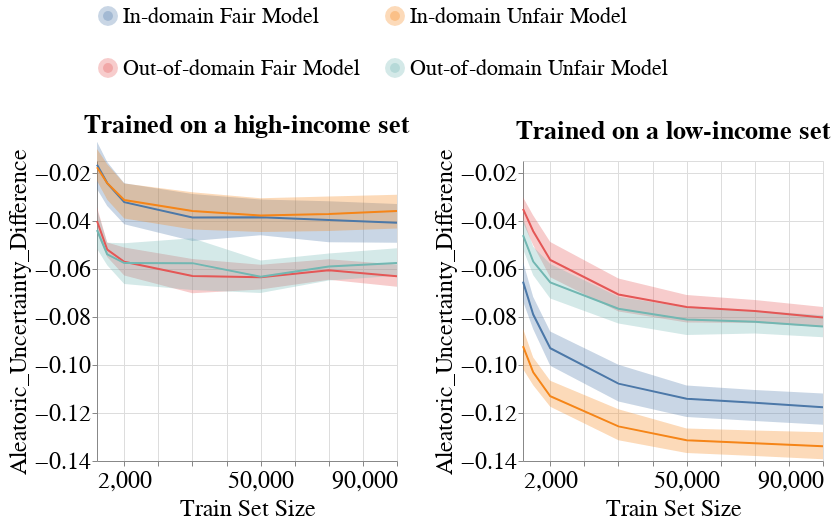

Notebook code for this chart:
### Code cell
create_group_metric_line_bands_per_dataset_plot(metrics_per_exp_dct=metrics_per_exp_dct,
                                                experiment_names=EXPERIMENT_NAMES,
                                                model_name=MODEL_NAMES[0],
                                                metric_type='group',
                                                metric_name='Aleatoric_Uncertainty_Parity',
                                                group_name=SENSITIVE_ATTR_FOR_DISPARITY_METRICS,
                                                ylim=[-0.14, -0.015],
                                                with_band=True)

### Figure 1 — Vega-Lite specification as saved in the notebook (floating-point values rounded to 4 significant figures; data arrays with more than 128 entries replaced by an {"elided": "..."} marker saying what was removed)
{"config": {"view": {"continuousWidth": 400, "continuousHeight": 300}, "axis": {"labelFontSize": 24, "labelFontWeight": "normal", "titleFontSize": 24, "titleFontWeight": "normal"}, "legend": {"columns": 2, "direction": "horizontal", "labelFontSize": 22, "labelLimit": 400, "orient": "top", "symbolStrokeWidth": 10, "titleAnchor": "middle", "titleFontSize": 24, "titleLimit": 300}, "title": {"fontSize": 22}}, "vconcat": [{"hconcat": [{"layer": [{"mark": {"type": "errorband", "extent": "ci"}, "encoding": {"color": {"field": "Extended_Model_Name", "type": "nominal"}, "x": {"axis": {"labelExpr": "(datum.value == 5000) || (datum.value == 10000) ? '2,000' : datum.label"}, "field": "Train_Set_Size", "scale": {"nice": false}, "title": "Train Set Size", "type": "quantitative"}, "y": {"field": "Metric_Value", "scale": {"domain": [-0.14, -0.015], "zero": false}, "title": "Aleatoric_Uncertainty_Difference", "type": "quantitative"}}}, {"mark": "line", "encoding": {"color": {"field": "Extended_Model_Name", "title": null, "type": "nominal"}, "x": {"axis": {"labelExpr": "(datum.value == 5000) || (datum.value == 10000) ? '2,000' : datum.label"}, "field": "Train_Set_Size", "scale": {"nice": false}, "title": "Train Set Size", "type": "quantitative"}, "y": {"aggregate": "mean", "field": "Metric_Value", "scale": {"domain": [-0.14, -0.015], "zero": false}, "title": "Aleatoric_Uncertainty_Difference", "type": "quantitative"}}}], "height": 300, "title": {"text": "Trained on a high-income set", "fontSize": 26}, "width": 300}, {"layer": [{"mark": {"type": "errorband", "extent": "ci"}, "encoding": {"color": {"field": "Extended_Model_Name", "type": "nominal"}, "x": {"axis": {"labelExpr": "(datum.value == 5000) || (datum.value == 10000) ? '2,000' : datum.label"}, "field": "Train_Set_Size", "scale": {"nice": false}, "title": "Train Set Size", "type": "quantitative"}, "y": {"field": "Metric_Value", "scale": {"domain": [-0.14, -0.015], "zero": false}, "title": "Aleatoric_Uncertainty_Difference", "type": "quantitative"}}}, {"mark": "line", "encoding": {"color": {"field": "Extended_Model_Name", "title": null, "type": "nominal"}, "x": {"axis": {"labelExpr": "(datum.value == 5000) || (datum.value == 10000) ? '2,000' : datum.label"}, "field": "Train_Set_Size", "scale": {"nice": false}, "title": "Train Set Size", "type": "quantitative"}, "y": {"aggregate": "mean", "field": "Metric_Value", "scale": {"domain": [-0.14, -0.015], "zero": false}, "title": "Aleatoric_Uncertainty_Difference", "type": "quantitative"}}}], "data": {"name": "data-7e22215489dab8535d28bd918794498a"}, "height": 300, "title": {"text": "Trained on a low-income set", "fontSize": 26}, "width": 300}]}], "data": {"name": "data-1c67c5080257ba9b4bccd55ce30c43a5"}, "$schema": "https://vega.github.io/schema/vega-lite/v4.17.0.json", "datasets": {"data-1c67c5080257ba9b4bccd55ce30c43a5": {"elided": "168 records"}, "data-7e22215489dab8535d28bd918794498a": {"elided": "168 records"}}}
